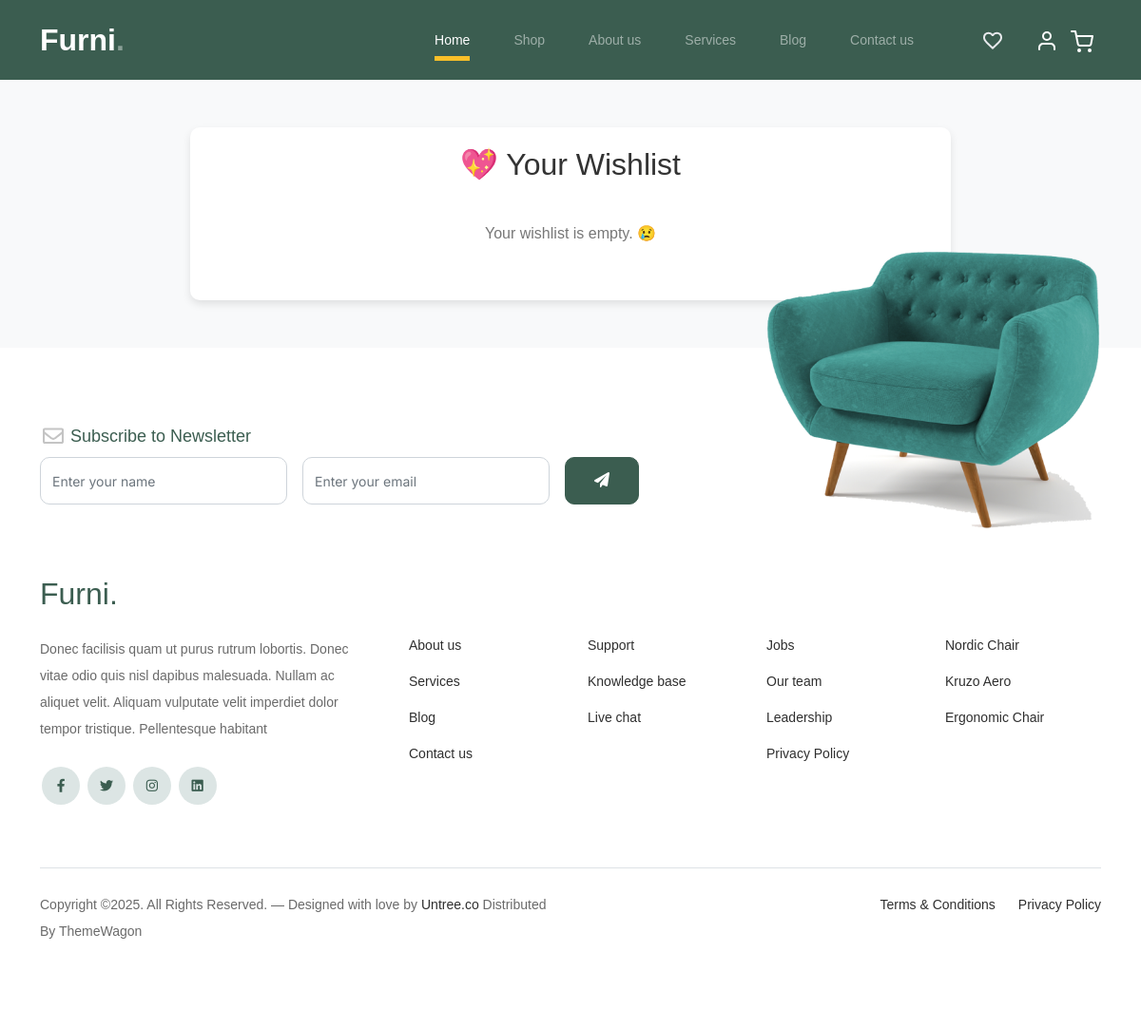
/view_wishlist (signed in), run on an earlier commit of the app's database.
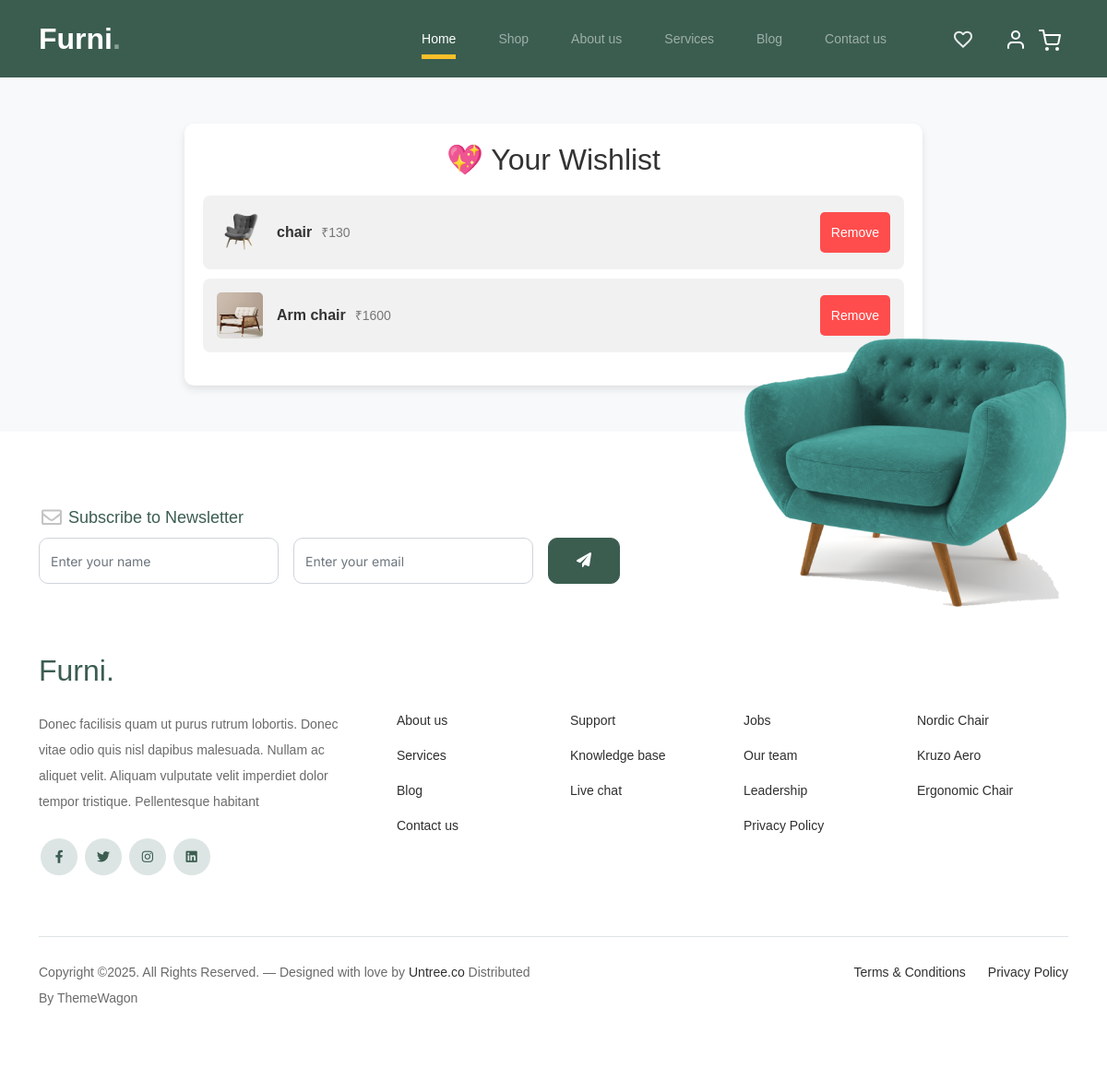
And on a later commit of the database.
### ekart/models.py (models this page shows, shortened)
class Wishlist(models.Model):
    user = models.ForeignKey(User, on_delete=models.CASCADE)
    product = models.ForeignKey(products, on_delete=models.CASCADE)
    created_at = models.DateTimeField(auto_now_add=True)
    class Meta:
        unique_together = ('user', 'product')

class products(models.Model):
    name = models.CharField(max_length=255)
    image = models.ImageField(upload_to='products')
    price = models.IntegerField()
    category = models.CharField(max_length=255)
    desc = models.TextField()
    specification = models.TextField()

### ekart/views.py (the view)
# urls.py: path('view_wishlist', views.wishlist_view, name='view_wishlist'),
@login_required(login_url='/login')
def wishlist_view(request):
    wishlist_items = Wishlist.objects.filter(user=request.user)
    return render(request, 'wishlist.html', {'wishlist_items': wishlist_items})

### template/wishlist.html (shortened to what this page needs)
{% extends 'base.html' %}
{% block mainblock %}
<div class="wishlist-container">
    <h2>💖 Your Wishlist</h2>
    <ul class="wishlist-items">
        {% for item in wishlist_items %}
        <a href="product/{{item.product.id}}" style="text-decoration: none;"><li class="wishlist-item">
            <div class="product-info">
                <img src="{{ item.product.image.url }}" alt="{{ item.product.name }}">
                <span class="product-name">{{ item.product.name }}</span>
                <span class="product-price">₹{{ item.product.price }}</span>
            </div>
            <a href="/remove_wishlist/{{item.product.id}}" class="remove-btn">Remove</a>
        </li> </a>
        {% empty %}
        <p class="empty-message">Your wishlist is empty. 😢</p>
        {% endfor %}
    </ul>
</div>
{% endblock mainblock %}

What changed in the data, as far as the page shows it:
added Wishlist: product.image (picture), product.name "chair", product.price "130"
added Wishlist: product.image (picture), product.name "Arm chair", product.price "1600"
Also different on the page:
text no longer shown: "Your wishlist is empty. 😢"
